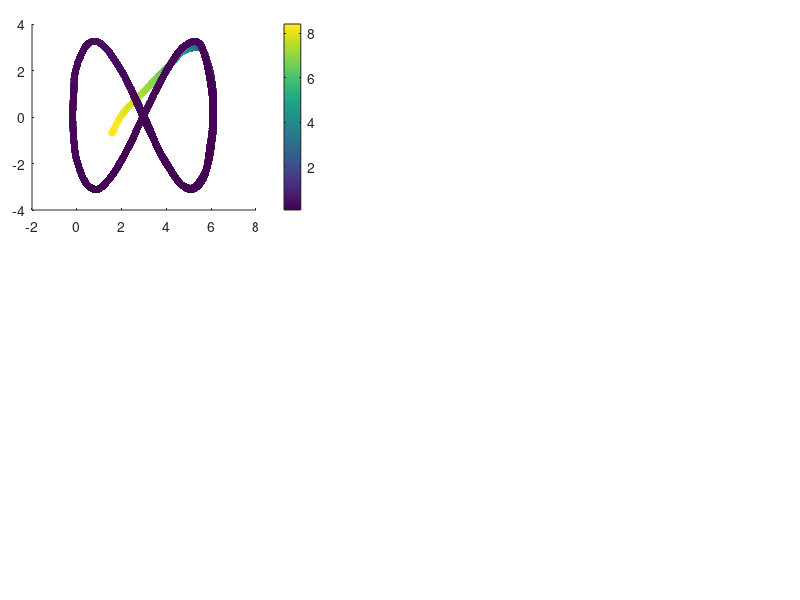

This chart was generated by the following MATLAB code: (Note: this script raises an error after producing the figure.)
% Clean variables
clc, clear all, close all;
 
% Clean variables
clc, clear all, close all;
 
% Load variables of the system
load("T_MinNorma_UAV_Real.mat")

% Change variable size
h = h(:, 1:end-1);
h_p = h_p(:, 1:end-1);
v = v(:, 1:end-1);

% Time definition 
t = t;

% Error definition
for k = 1:length(t)
    error_vector = hd(1:3, k)-h(1:3, k);
    error_kinematic(k) = norm(error_vector,2);
end
% Figure propert%% Figures
lw = 1; % linewidth 1
lwV = 2; % linewidth 2
fontsizeLabel = 11; %11
fontsizeLegend = 11;
fontsizeTicks = 11;
fontsizeTitel = 11;
sizeX = 1300; % size figure
sizeY = 750; % size figure

% color propreties
c1 = [80, 81, 79]/255;
c2 = [244, 213, 141]/255;
c3 = [242, 95, 92]/255;
c4 = [112, 141, 129]/255;

C18 = [0 0 0];
c5 = [130, 37, 37]/255;
c6 = [205, 167, 37]/255;
c7 = [81, 115, 180]/255;

C1 = [246 170 141]/255;
C2 = [51 187 238]/255;
C3 = [0 153 136]/255;
C4 = [238 119 51]/255;
C5 = [204 51 17]/255;
C6 = [238 51 119]/255;
C7 = [187 187 187]/255;
C8 = [80 80 80]/255;
C9 = [140 140 140]/255;
C10 = [0 128 255]/255;
C11 = [234 52 89]/255;
C12 = [39 124 252]/255;
C13 = [40 122 125]/255;
%C14 = [86 215 219]/255;
C14 = [252 94 158]/255;
C15 = [244 171 39]/255;
C16 = [100 121 162]/255;
C17 = [255 0 0]/255;
%% New color slection

figure('Position', [500 500 sizeX sizeY])
set(gcf, 'Position', [500 500 sizeX sizeY]);
fig1_comps.fig = gcf;

% Figure 1
axes('Position',[0.04 0.65 .35 .31]);
%% Colorbar
scatter(h(1, :),h(2, :),30,error_kinematic,'filled','MarkerFaceAlpha',0.7);
c = colorbar;
c.Label.Interpreter = 'latex';
c.Label.String = '$\textrm{Error}~||\tilde{\mathbf{\eta}}||$';

set(c,'TickLabelInterpreter','latex')

%% Desired Trajectory
hd_plot = line(hd(1,:),hd(2,:));
set(hd_plot, 'LineStyle', '--', 'Color', C8, 'LineWidth', 1.2*lw)

%% Real Trajectory
h_plot = line(h(1,:),h(2,:));
set(h_plot, 'LineStyle', '-', 'Color', C18, 'LineWidth', 1.2*lw)

%% Title of the image
hTitle_1 = title({'$\textrm{(a)}$'},'fontsize',14,'interpreter','latex','Color',C18);
%hXLabel_1 = xlabel('$x~[m]$','fontsize',9,'interpreter','latex', 'Color',C18);
hYLabel_1 = ylabel('$y~[m]$','fontsize',9,'interpreter','latex', 'Color',C18);

%% Legend nomeclature
hLegend_1 = legend([hd_plot, h_plot],{'$\mathbf{\eta}_d$','$\mathbf{\eta}$'},'fontsize',12,'interpreter','latex','Color',[255 255 255]/255,'Location','best','NumColumns',1,'TextColor','black');
set(gca,'ticklabelinterpreter','latex',...
        'fontsize',1.3*fontsizeTicks)
% Figure properties
ax_1 = gca;
ax_1.Box = 'on';
ax_1.BoxStyle = 'full';
ax_1.TickLength = [0.005;0.005];
ax_1.TickDirMode = 'auto';
ax_1.YMinorTick = 'on';
ax_1.XMinorTick = 'on';
ax_1.XTickLabel = [];
ax_1.XMinorGrid = 'on';
ax_1.YMinorGrid = 'on';
%ax_2.MinorGridColor = '#8f8f8f';
ax_1.MinorGridAlpha = 0.15;
ax_1.LineWidth = 0.8;
ax_1.XLim = [min(h(1,:))-0.2 max(h(1,:))+0.2];
ax_1.YLim = [min(h(2,:))-0.2 max(h(2,:))+0.2];

% Figure 2
axes('Position',[0.04 0.28 .35 .31]);
%% Colorbar
scatter(h(1, :),h(3, :),30,error_kinematic,'filled','MarkerFaceAlpha',0.7);
c = colorbar;
c.Label.Interpreter = 'latex';
c.Label.String = '$\textrm{Error}~||\tilde{\mathbf{\eta}}||$';

set(c,'TickLabelInterpreter','latex')

%% Desired Trajectory
hd_plot_2 = line(hd(1,:),hd(3,:));
set(hd_plot_2, 'LineStyle', '--', 'Color', C8, 'LineWidth', 1.2*lw)

%% Real Trajectory
h_plot_2 = line(h(1,:),h(3,:));
set(h_plot_2, 'LineStyle', '-', 'Color', C18, 'LineWidth', 1.2*lw)

%% Title of the image
hTitle_2 = title({'$\textrm{(b)}$'},'fontsize',14,'interpreter','latex','Color',C18);
hXLabel_2 = xlabel('$x~[m]$','fontsize',9,'interpreter','latex', 'Color',C18);
hYLabel_2 = ylabel('$z~[m]$','fontsize',9,'interpreter','latex', 'Color',C18);

%% Legend nomeclature
hLegend_2 = legend([hd_plot_2, h_plot_2],{'$\mathbf{\eta}_d$','$\mathbf{\eta}$'},'fontsize',12,'interpreter','latex','Color',[255 255 255]/255,'Location','best','NumColumns',1,'TextColor','black');
set(gca,'ticklabelinterpreter','latex',...
        'fontsize',1.3*fontsizeTicks)
% Figure properties
ax_2 = gca;
ax_2.Box = 'on';
ax_2.BoxStyle = 'full';
ax_2.TickLength = [0.005;0.005];
ax_2.TickDirMode = 'auto';
ax_2.YMinorTick = 'on';
ax_2.XMinorTick = 'on';
%ax_2.XTickLabel = [];
ax_2.XMinorGrid = 'on';
ax_2.YMinorGrid = 'on';
%ax_2.MinorGridColor = '#8f8f8f';
ax_2.MinorGridAlpha = 0.15;
ax_2.LineWidth = 0.8;
ax_2.XLim = [min(h(1,:))-0.2 max(h(1,:))+0.2];
ax_2.YLim = [min(h(3,:))-0.2 max(h(3,:))+0.2];

axes('Position',[0.45 0.65 .54 .31]);
%% Data generation
error_x_plot = line(t,hd(1,:)-h(1,:));
set(error_x_plot, 'LineStyle', '-', 'Color', C5, 'LineWidth', 1.1*lw);
error_y_plot = line(t,hd(2,:)-h(2,:));
set(error_y_plot, 'LineStyle', '-', 'Color', C3, 'LineWidth', 1.1*lw);
error_z_plot = line(t,hd(3,:)-h(3,:));
set(error_z_plot, 'LineStyle', '-', 'Color', c7, 'LineWidth', 1.1*lw);

% fig1_comps.p1 = ul_plot;
%% Title of the image
hTitle_3 = title({'$\textrm{(c)}$'},'fontsize',14,'interpreter','latex','Color',C18);
%xlabel('$\textrm{Time}[s]$','fontsize',10,'interpreter','latex','Color',C18);
ylabel('$\textrm{Control Error}~[m]$','fontsize',10,'interpreter','latex', 'Color',C18);

%% Legend nomeclature
hLegend_3 = legend([error_x_plot,error_y_plot, error_z_plot],{'$\tilde{\mathbf{\eta}}_x$','$\tilde{\mathbf{\eta}}_y$','$\tilde{\mathbf{\eta}}_z$'},'fontsize',12,'interpreter','latex','Color',[255 255 255]/255,'Location','best','NumColumns',1,'TextColor','black');
 set(gca,'ticklabelinterpreter','latex',...
         'fontsize',1.3*fontsizeTicks)
%% Figure properties
ax_3 = gca;
ax_3.Box = 'on';
ax_3.BoxStyle = 'full';
ax_3.TickLength = [0.01;0.01];
ax_3.TickDirMode = 'auto';
ax_3.XTickLabel = [];
ax_3.YMinorTick = 'on';
ax_3.XMinorTick = 'on';
ax_3.XMinorGrid = 'on';
ax_3.YMinorGrid = 'on';
%ax_1.MinorGridColor = '#8f8f8f';
ax_3.MinorGridAlpha = 0.15;
ax_3.LineWidth = 0.8;
ax_3.XLim = [0 t(end)];

%% Zoom Plot
axes('Position',[0.70 0.85 .2 .1]);
index_zoom_1 = (t>=20) & (t<=30);
error_x_plot_zoom = line(t(index_zoom_1),hd(1,(index_zoom_1))-h(1,(index_zoom_1)));
error_y_plot_zoom = line(t(index_zoom_1),hd(2,(index_zoom_1))-h(2,(index_zoom_1)));
error_z_plot_zoom = line(t(index_zoom_1),hd(3,(index_zoom_1))-h(3,(index_zoom_1)));

set(error_x_plot_zoom, 'LineStyle', '-', 'Color', C5, 'LineWidth', lw*0.8);
set(error_y_plot_zoom, 'LineStyle', '-', 'Color', C3, 'LineWidth', lw*0.8);
set(error_z_plot_zoom, 'LineStyle', '-', 'Color', c7, 'LineWidth', lw*0.8);

set(gca,'ticklabelinterpreter','latex',...
         'fontsize',fontsizeTicks*0.5)
ax_1_zoom = gca;
ax_1_zoom.Box = 'on';
ax_1_zoom.BoxStyle = 'full';
ax_1_zoom.TickLength = [0.01;0.01];
%ax_1_zoom.YLim = [-0.5 0.5];
%ax_1_zoom.YTickLabel = [];
%ax_1_zoom.XTickLabel = [];
ax_1_zoom.TickDirMode = 'manual';
ax_1_zoom.TickDir = 'in';
ax_1_zoom.YMinorTick = 'on';
ax_1_zoom.XMinorTick = 'on';
ax_1_zoom.LineWidth = 0.5;
ax_1_zoom.XMinorGrid = 'on';
ax_1_zoom.YMinorGrid = 'on';
axes('Position',[0.45 0.28 .54 .31]);
%% Data generation
error_vx_plot = line(t,vc(1,:));
set(error_vx_plot, 'LineStyle', '-', 'Color', C7, 'LineWidth', 1.3*lw);
error_vy_plot = line(t,vc(2,:));
set(error_vy_plot, 'LineStyle', '-', 'Color', C14, 'LineWidth', 1.3*lw);
error_vz_plot = line(t,vc(3,:));
set(error_vz_plot, 'LineStyle', '-', 'Color', C15, 'LineWidth', 1.3*lw);

% fig1_comps.p1 = ul_plot;
%% Title of the image
hTitle_4 = title({'$\textrm{(d)}$'},'fontsize',14,'interpreter','latex','Color',C18);
xlabel('$\textrm{Time}[s]$','fontsize',10,'interpreter','latex','Color',C18);
ylabel('$\textrm{Inputs}~[m/s]$','fontsize',10,'interpreter','latex', 'Color',C18);

%% Legend nomeclature
hLegend_4 = legend([error_vx_plot,error_vy_plot, error_vz_plot],{'${\mu}_{l_{c}}$','${\mu}_{m_{c}}$','${\mu}_{n_{c}}$'},'fontsize',12,'interpreter','latex','Color',[255 255 255]/255,'Location','best','NumColumns',1,'TextColor','black');
 set(gca,'ticklabelinterpreter','latex',...
         'fontsize',1.3*fontsizeTicks)
%% Figure properties
ax_4 = gca;
ax_4.Box = 'on';
ax_4.BoxStyle = 'full';
ax_4.TickLength = [0.01;0.01];
ax_4.TickDirMode = 'auto';
ax_4.YMinorTick = 'on';
ax_4.XMinorTick = 'on';
ax_4.XMinorGrid = 'on';
ax_4.YMinorGrid = 'on';
%ax_1.MinorGridColor = '#8f8f8f';
ax_4.MinorGridAlpha = 0.15;
ax_4.LineWidth = 0.8;
ax_4.XLim = [0 t(end)];
% % 
set(gcf, 'Color', 'w'); % Sets axes background
export_fig Kinematics_real_results_a.pdf -q101

%% RMS kineamtics
RMSE_x_kinematic = sqrt(mean((error_vector(1,:)).^2));
RMSE_y_kinematic = sqrt(mean((error_vector(2,:)).^2));
RMSE_z_kinematic = sqrt(mean((error_vector(3,:)).^2));

save("Kinematics_real_rmse.mat","RMSE_x_kinematic", "RMSE_y_kinematic", "RMSE_z_kinematic", "error_kinematic");